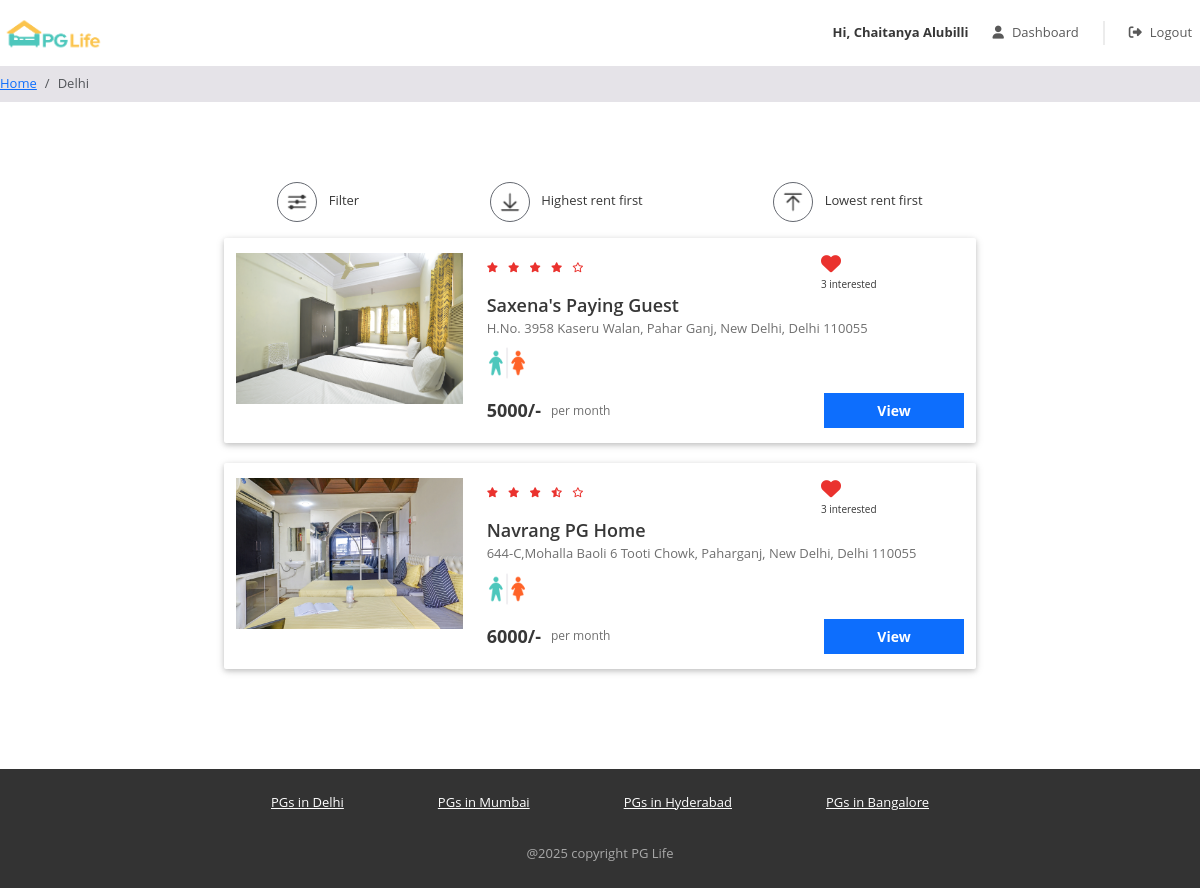
The app's page /property_list.php?city=Delhi (signed in) with its own data.
### tables this page shows
CREATE TABLE `properties` (
  `id` int(11) NOT NULL,
  `city_id` int(11) NOT NULL,
  `name` varchar(100) NOT NULL,
  `address` varchar(255) NOT NULL,
  `description` longtext NOT NULL,
  `gender` enum('male','female','unisex') NOT NULL,
  `rent` int(11) NOT NULL,
  `rating_clean` float(2,1) NOT NULL,
  `rating_food` float(2,1) NOT NULL,
  `rating_safety` float(2,1) NOT NULL
);

### property_list.php (the view, shortened to what this page needs)
<?php
    require("includes/database_connect.php");
    $user_id = isset($_SESSION['user_id']) ? $_SESSION['user_id'] : NULL;
    $city_name=$_GET['city'];
    $sql_1="SELECT * FROM cities WHERE name='$city_name'";
    $result_1=mysqli_query($conn,$sql_1);
    $city=mysqli_fetch_assoc($result_1);
    $city_id=$city['id'];
    $sql_2="SELECT * FROM properties WHERE city_id=$city_id";
    $result_2=mysqli_query($conn,$sql_2);
    $properties=mysqli_fetch_all($result_2,MYSQLI_ASSOC);
    $sql_3="SELECT * FROM intrested_users_properties iup
            INNER JOIN properties p ON iup.property_id=p.id
            WHERE p.city_id=$city_id ";
    $result_3=mysqli_query($conn,$sql_3);
    $intrested_users_properties=mysqli_fetch_all($result_3,MYSQLI_ASSOC);
?>
<!DOCTYPE html>
<html lang="en">
<head>
    <?php include "includes/header_links.php"; ?>
    <link href="css/property_list.css" rel="stylesheet" />
</head>
    <?php
        include "includes/header.php";
    ?>
    <nav aria-label="breadcrumb">
        <ol class="breadcrumb py-2">
            <li class="breadcrumb-item">
                <a href="home.php">Home</a>
            </li>
            <li class="breadcrumb-item active" aria-current="page">
                <?php echo $city_name?>
            </li>
        </ol>
    </nav>
    <div class="page-container">
        <div class="filter-bar row justify-content-around">
            <div class="col-auto" data-bs-toggle="modal" data-bs-target="#filter-modal">
                <img src="img/filter.png" alt="filter" />
                <span>Filter</span>
            </div>
            <div class="col-auto">
                <img src="img/desc.png" alt="sort-desc" />
                <span>Highest rent first</span>
            </div>
            <div class="col-auto">
                <img src="img/asc.png" alt="sort-asc" />
                <span>Lowest rent first</span>
            </div>
        </div>
        <?php
            foreach($properties as $property){
                $property_images=glob("img/properties/".$property['id']."/*");
        ?>
            <div class="property-card row">
                <div class="image-container col-md-4">
                    <img src="<?= $property_images[0] ?>" />
                </div>
                <div class="content-container col-md-8">
                    <div class="row no-gutters justify-content-between property-id-<?= $property['id'] ?> ">
                        <?php
                            $total_rating=($property['rating_clean']+$property['rating_food']+$property['rating_safety'])/3;
                            $total_rating=round($total_rating,1);
                        ?>
                        <div class="star-container col-md-4" title="<?= $total_rating ?>">
                            <?php
                                for($i=0;$i<5;$i++){
                                    if($total_rating >= $i+0.8){
                            ?>          <i class="fas fa-star" ></i>
                            <?php    }
                                    elseif($total_rating >=$i+0.3){
                            ?>          <i class="fas fa-star-half-alt" ></i>
                            <?php    }
                                    else{
                            ?>          <i class="far fa-star" ></i>
                            <?php        }
                                }
                            ?>
                        </div>
                        <div class="interested-container col-md-4">
                            <?php
                                $intrested_users_count=0;
                                $is_intrested=false;
                                foreach($intrested_users_properties as $intrested_property){
                                    if($intrested_property['property_id']==$property['id']){
                                        if($intrested_property['user_id'] == $user_id){
                                        $is_intrested=true;
                                    }
                                        $intrested_users_count++;
                                    }
                                }
                            if ($is_intrested) {
                            ?>
                                <i class="is-interested-image fas fa-heart" property_id="<?php echo $property['id'] ?>"></i>
                            <?php
                            } else {
                            ?>
                                <i class="is-interested-image far fa-heart" property_id="<?php echo $property['id'] ?>"></i>
                            <?php
                            }
                            ?>
                                <div class="interested-text">
                                    <span class="interested-user-count"><?= $intrested_users_count ?></span> interested
                                </div>
                            </div>
                    </div>
                    <div class="detail-container">
                        <div class="property-name">
                            <?= $property['name'] ?>
                        </div>
                        <div class="property-address">
                            <?= $property['address'] ?>
                        </div>
                        <div class="property-gender">
                            <?php
                                $gender_arr=explode(",",$property['gender']);
                                foreach($gender_arr as $gender){
                                    if($gender=='Male'){
                            ?>         <img src="img/Male.png" title="Male" alt=male>
                            <?php        }
                                    elseif($gender=='Female'){
                            ?>            <img src="img/Female.png" title="Female" alt=female>
                            <?php        }
                                    else{
                            ?>            <img src="img/unisex.png" title="Unisex" alt=unisex>
                            <?php        }
                                }
                            ?>
                        </div>
                    </div>
                    <div class="row no-gutters">
                        <div class="rent-container col-6">
                            <div class="rent"><?= $property['rent'] ?>/-</div>
                            <div class="rent-unit">per month</div>
                        </div>
                        <div class="button-container col-6">
                            <a href="property_detail.php?property_id=<?= $property['id'] ?>" class="btn btn-primary">View</a>
                        </div>
                    </div>
                </div>
            </div>
        <?php
            }
        ?>
    </div>
<?php
    include "includes/footer.php";
?>
</body>
</html>

### css/common.css (style rules this page uses)
* { box-sizing: border-box; font-family: 'Open Sans', sans-serif; }
.btn-primary, .btn-warning, .btn-danger { color: white; font-weight: bold; }
.breadcrumb { background-color: #e5e3e8; font-size: 13px; border-radius: 0px; margin-bottom: 0px; }
.page-container { max-width: 800px; padding: 80px 24px; margin: auto; }

### css/property_list.css (style rules this page uses)
.filter-bar > div { cursor: pointer; font-size: 13px; text-align: center; margin-bottom: 16px; }
.filter-bar img { width: 40px; height: 40px; border-radius: 40px; border: 1px solid #646870; padding: 6px; margin-right: 8px; }
.property-card { background-color: #ffffff; border-radius: 2px; padding: 15px 0px; margin: 0px auto 20px; box-shadow: 0 2px 5px 0 rgba(0, 0, 0, 0.16), 0 2px 10px 0 rgba(0, 0, 0, 0.12); }
.image-container { text-align: center; }
.image-container img { width: 100%; max-width: 300px; }
.star-container i { color: #EA322E; font-size: 10px; margin-right: 6px; }
.interested-container i { color: #EA322E; font-size: 20px; cursor: pointer; }
.interested-text { font-size: 10px; }
.detail-container { padding-bottom: 10px; }
.property-name { font-size: 18px; font-weight: 600; }
.property-address { color: #6f6f6f; font-size: 13px; padding-bottom: 5px; }
.property-gender img { width: 40px; }
.rent-container { display: flex; align-items: center; }
.rent { font-size: 18px; font-weight: bold; padding-right: 10px; }
.rent-unit { color: #6f6f6f; font-size: 12px; }
.button-container .btn { font-size: 14px; border-radius: 0px; width: 140px; float: right; }

### records on screen
properties: shows a picture, intrested_users_count "3", name "Saxena's Paying Guest", address "H.No. 3958 Kaseru Walan, Pahar Ganj, New Delhi, Delhi 110055", rent "5000"
properties: shows a picture, intrested_users_count "3", name "Navrang PG Home", address "644-C,Mohalla Baoli 6 Tooti Chowk, Paharganj, New Delhi, Delhi 110055", rent "6000"

### other values on screen
$_SESSION['fullname'] "Chaitanya Alubilli"
$city_name "Delhi"
